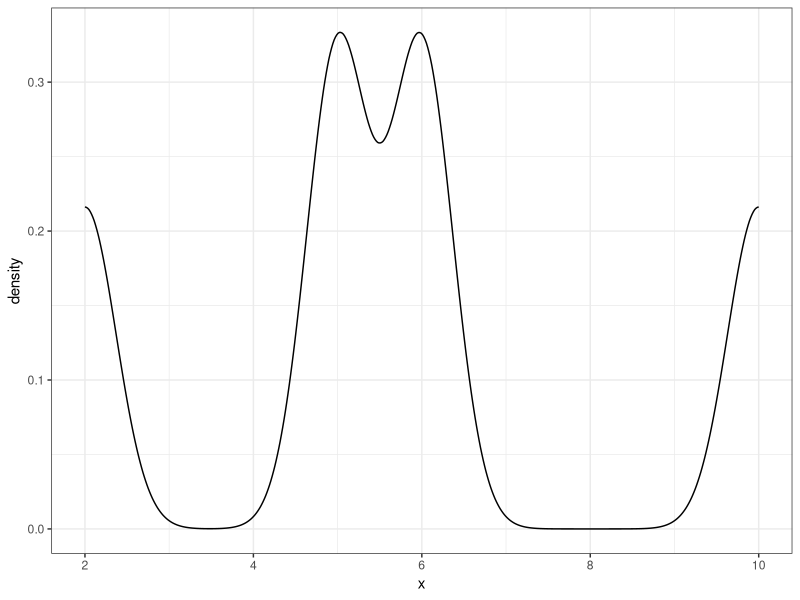
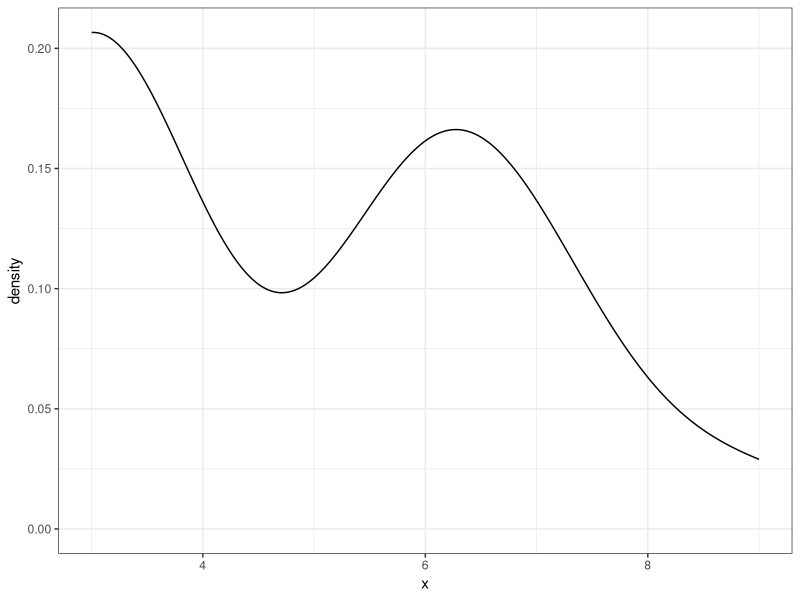
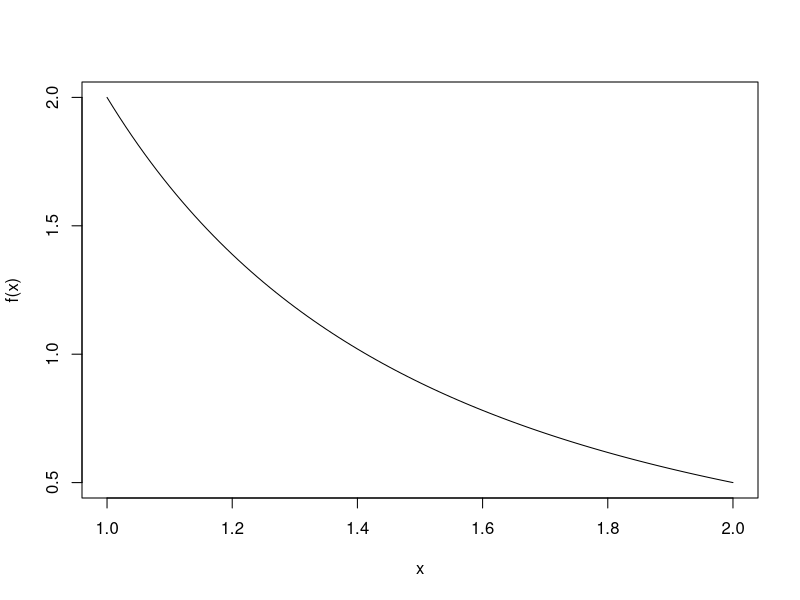

Generate these figures, in order, with R:
# Problems
Population <- c(1, 2, 5, 6, 10, 12)
SS <- t(combn(x = Population, m = 3))
MD <- apply(SS, 1, median)
SSS <- cbind(SS, MD)
library(ggplot2)
ggplot(data = data.frame(x = MD), aes(x = x)) + geom_density() + theme_bw()
median(Population)
mean(MD)
# 2
Population <- c(3, 6, 7, 9, 11, 14)
MIN <- apply(combn(Population, 3), 2, min)
MIN
mean(MIN)  # mean of the sampling distribution
# This statistic is an estimate of the population Min (3).
ggplot(data = data.frame(x = MIN), aes(x = x)) + geom_density() + theme_bw()
####
A <- c(1, 3, 4, 5)
B <- c(5, 7, 9)
SS <- expand.grid(A = A, B = B)
SS
XPY <- apply(SS, 1, sum)
XPY  # Distribution of X + Y
# b. Sampling with and without with a sample of size one is the same....
mean(A)
mean(B)
mean(XPY)
# First two add to the last one.
mean(XPY >= 13)
# 4
f <- function(x){2/x^2}
curve(f, 1, 2)
integrate(f, 1, 2)$value
# P(W < 1.5)
integrate(f, 1, 1.5)$value
# 5
f <- function(x){3*x^2/8}
integrate(f, 0, 2)$value
integrate(f, 0, 1/5)$value
# 6 X ~(48, 9)...n = 30...Xbar approx~N(48, 9/sqrt(30)).  P(Xbar > 51)
pnorm(51, 48, 9/sqrt(30), lower = FALSE)
#
# 7 phat ~ approx N(0.55, sqrt(0.55*0.45/36))
# P(phat <= 0.50)
pnorm(.5 + 1/(2*36), .55, sqrt(.55*.45/36))
#
# 8 
pnorm(4.6, 6, sqrt(10/20))
# 9 
f <- function(x){(3/16)*(x - 4)^2}
integrate(f, 2, 6)$value
xfx <- function(x){x*(3/16)*(x - 4)^2}
EX <- integrate(xfx, 2, 6)$value
x2fx <- function(x) {x^2*(3/16)*(x - 4)^2}
EX2 <- integrate(x2fx, 2, 6)$value
VX <- EX2 - EX^2
VX
# P(Xbar >= 4.2) = 0.02186875
pnorm(4.2, EX, sqrt(VX)/sqrt(244), lower = FALSE)
## 10
## phat ~approx N(.286, sqrt(0.286*(1 - 0.286)/800) )
## P(220/800 < phat < 230/800) = 
pnorm(230/800 + 1/(2*800), .286, sqrt(0.286*(1 - 0.286)/800))
